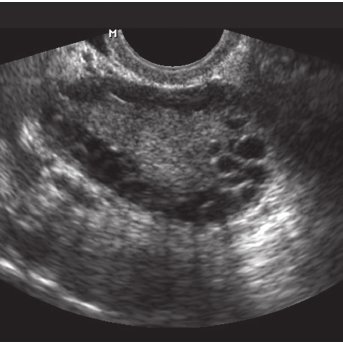
#> input picture data/raw/test/infected/img1.jpg, 343 x 343 px; its folder holds only this picture in this run
$ python -i preprocess.py   (imports and definitions only)   (older library calls are emulated)
#> lines starting #> are read from the running program, lines starting #| are printed output that depends on the picture; after the words box and inside, x2 and y2 are one past the last pixel; in counts of white or black regions, pixels touching at a corner belong together
"""Preprocesamiento de ecografías ováricas (módulo de B).

Pipeline de `preprocess(entrada)`:
  1. gris + quitar marcas (flechas/anotaciones de color, texto y cruces blancos) por inpainting
  2. recortar el área útil (saca bordes negros)
  3. llevar a un tamaño común (INTER_AREA al achicar)  -> reduce pistas de resolución
  4. filtro de speckle (mediana, gaussiano, bilateral, nlm, lee, kuan, frost)
  5. contraste (global, clahe, estirar)

El tamaño común se aplica ANTES de filtrar: el speckle de una imagen de 984x848 y el de una
de 300x300 no son comparables hasta que tienen la misma resolución.

Uso:
    from preprocess import preprocess
    img = preprocess("data/clean/infected/x.jpg", filtro="mediana", contraste="clahe")
"""
from pathlib import Path

import cv2
import numpy as np
from PIL import Image
from scipy import signal


# ---------------------------------------------------------------- lectura
# [4 lines left out: function leer, not called in this run]


def a_gris(rgb):
    return cv2.cvtColor(rgb, cv2.COLOR_RGB2GRAY)


# ---------------------------------------------------------------- marcas
def _componentes_chicas(binaria, area_max):
    """Máscara con solo las componentes conexas de área <= area_max."""
    n, lab, stats, _ = cv2.connectedComponentsWithStats(binaria.astype(np.uint8), connectivity=8)
    ids = np.where(stats[:, cv2.CC_STAT_AREA] <= area_max)[0]
    ids = ids[ids > 0]
    return np.isin(lab, ids)


def mascara_marcas(rgb, sat_min=0.55, val_min=0.45, max_frac_color=0.03,
                   quitar_texto=True, max_frac_texto=0.002, max_frac_total=0.15, dilatar=3):
    """Máscara (uint8 0/255) de anotaciones: color muy saturado (flechas, calibres) y
    componentes blancas chicas (texto, cruces). Las zonas grandes de color (Doppler) y los
    tintes suaves de toda la imagen NO se enmascaran. Si la máscara cubriría más de
    `max_frac_total` de la imagen se descarta (es un tinte, no una anotación)."""
#> called with sat_min = 0.55, val_min = 0.45, max_frac_color = 0.03, quitar_texto = True, max_frac_texto = 0.002, max_frac_total = 0.15, dilatar = 3
    hsv = cv2.cvtColor(rgb, cv2.COLOR_RGB2HSV)
#> hsv: shape (343, 343, 3); mean H, S, V 165.7, 13.2, 76
    s = hsv[..., 1] / 255.0
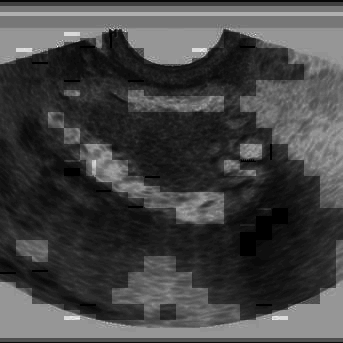
#> s: shape (343, 343) float64; min 0, max 0.192, mean 0.0518; drawn with min black and max white
    v = hsv[..., 2] / 255.0
    n = rgb.shape[0] * rgb.shape[1]
#> n = 117649
    color = (s >= sat_min) & (v >= val_min)
#> color: shape (343, 343) bool; every value is 0
    m = _componentes_chicas(color, int(max_frac_color * n))
#> in _componentes_chicas, `n, lab, stats, _ = cv2.connectedComponentsWithStats(binaria.astype(np...`: lab: shape (343, 343) int32; every value is 0
#> in _componentes_chicas, `n, lab, stats, _ = cv2.connectedComponentsWithStats(binaria.astype(np...`: n = 1; stats = [[0, 0, 343, 343, 117649]]
#> in _componentes_chicas, `ids = np.where(stats[:, cv2.CC_STAT_AREA] <= area_max)[0]`: ids = empty array
    if quitar_texto:
        blanco = a_gris(rgb) >= 245
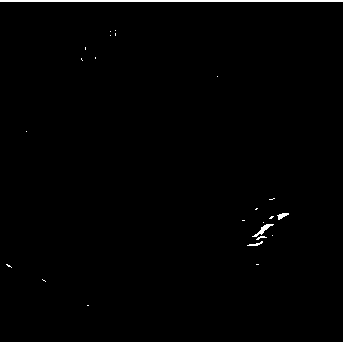
#> blanco: shape (343, 343) bool; 1.1% white; 25 white regions (19 under 20 px), largest, box (x1, y1, x2, y2) and area: (0, 0, 343, 2) 686, (0, 342, 343, 343) 343, (252, 224, 274, 237) 81, (277, 213, 289, 220) 45, (247, 241, 263, 246) 33, (256, 236, 267, 240) 20
        m |= _componentes_chicas(blanco, max(30, int(max_frac_texto * n)))
#> call 2 of _componentes_chicas, with area_max = 235
#> in _componentes_chicas (call 2), `n, lab, stats, _ = cv2.connectedComponentsWithStats(binaria.astype(np...`: lab: shape (343, 343) int32; 26 distinct labels, from 0 to 25
#> in _componentes_chicas (call 2), `n, lab, stats, _ = cv2.connectedComponentsWithStats(binaria.astype(np...`: n = 26; stats = 26 rows, first 6: [0, 2, 343, 340, 116383], [0, 0, 343, 2, 686], [110, 31, 1, 1, 1], [115, 30, 1, 1, 1], [115, 33, 1, 3, 3], [110, 35, 1, 1, 1]
#> in _componentes_chicas (call 2), `ids = np.where(stats[:, cv2.CC_STAT_AREA] <= area_max)[0]`: ids = 23 values from 2 to 24
#> in _componentes_chicas (call 2), `return np.isin(lab, ids)`:
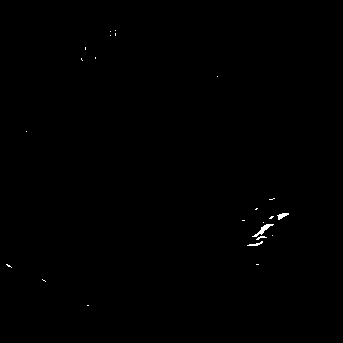
#> returned value: shape (343, 343) bool; 0.2% white in thin lines or dots, all inside (x1, y1, x2, y2) = (6, 30, 289, 306)
    if m.mean() > max_frac_total:
        return np.zeros(m.shape, np.uint8)
    m = m.astype(np.uint8) * 255
    if dilatar > 0 and m.any():
        m = cv2.dilate(m, np.ones((3, 3), np.uint8), iterations=dilatar)
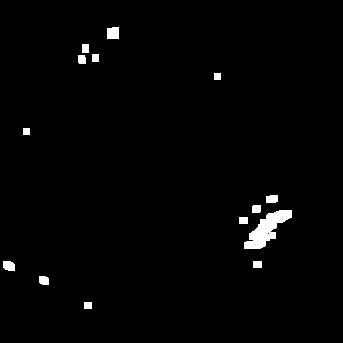
#> m: shape (343, 343); 1.5% white; 14 white regions, largest, box (x1, y1, x2, y2) and area: (244, 210, 292, 249) 858, (107, 27, 119, 39) 139, (3, 261, 15, 271) 105
    return m


def quitar_marcas(rgb, **kw):
    """Devuelve (gris sin marcas, máscara usada)."""
    gris = a_gris(rgb)
    m = mascara_marcas(rgb, **kw)
    if m.any():
        gris = cv2.inpaint(gris, m, 3, cv2.INPAINT_TELEA)
    return gris, m


# ---------------------------------------------------------------- geometría
# [65 lines left out: functions recortar_util, a_tamano, _locales, frost, wiener, homomorfico and 1 more, not called in this run]


FILTROS = {"ninguno": lambda im: im}
# [6 lines not run here, left out]
FILTROS["wiener3"] = lambda im: wiener(im, 3)
FILTROS["wiener5"] = lambda im: wiener(im, 5)
FILTROS["homomorfico"] = homomorfico
FILTROS["homomorfico_wiener3"] = lambda im: homomorfico_wiener(im, 3)


# [4 lines left out: function filtrar, not called in this run]


# ---------------------------------------------------------------- contraste
CONTRASTES = {
    "ninguno": lambda im: im,
    "global": cv2.equalizeHist
}


def contrastar(img, metodo="ninguno"):
    return CONTRASTES[metodo](img)


# ---------------------------------------------------------------- pipeline
# [39 lines left out: functions base, preprocess, ssi, beta, entropia, not called in this run]

>>> import cv2
>>> picture = cv2.cvtColor(cv2.imread('../data/raw/test/infected/img1.jpg'), cv2.COLOR_BGR2RGB)
>>> result = quitar_marcas(picture)

$ run again, on data/raw/test/infected/img10.jpg
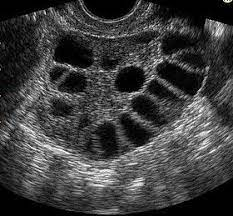
#> input picture data/raw/test/infected/img10.jpg, 233 x 216 px
#> hsv: shape (216, 233, 3); mean H, S, V 1.1, 0.8, 61.7
#> color: shape (216, 233) bool; every value is 0
#> lab: shape (216, 233) int32; every value is 0
#> in _componentes_chicas, `n, lab, stats, _ = cv2.connectedComponentsWithStats(binaria.astype(np...`: n = 1; stats = [[0, 0, 233, 216, 50328]]
#> ids = empty array
#> in mascara_marcas, `blanco = a_gris(rgb) >= 245`:
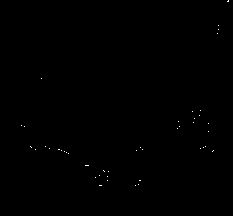
#> blanco: shape (216, 233) bool; 0.11% white in thin lines or dots, all inside (x1, y1, x2, y2) = (21, 0, 229, 186)
#> lab: shape (216, 233) int32; 45 distinct labels, from 0 to 44
#> in _componentes_chicas (call 2), `n, lab, stats, _ = cv2.connectedComponentsWithStats(binaria.astype(np...`: n = 45; stats = 45 rows, first 6: [0, 0, 233, 216, 50272], [227, 0, 2, 2, 3], [218, 25, 1, 1, 1], [218, 29, 1, 1, 1], [217, 33, 1, 1, 1], [41, 78, 1, 1, 1]
#> in quitar_marcas, `gris = cv2.inpaint(gris, m, 3, cv2.INPAINT_TELEA)`:
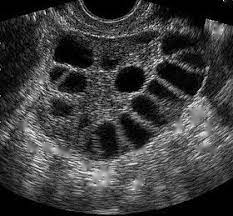
#> gris: shape (216, 233); min 0, max 244, mean 60.9

$ run again, on data/raw/test/infected/img2.jpg
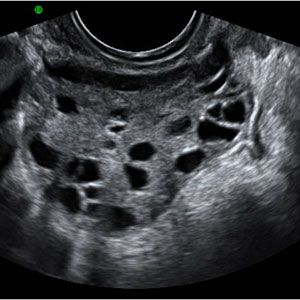
#> input picture data/raw/test/infected/img2.jpg, 300 x 300 px
#> hsv: shape (300, 300, 3); mean H, S, V 88.4, 25.9, 59.9
#> in mascara_marcas, `s = hsv[..., 1] / 255.0`:
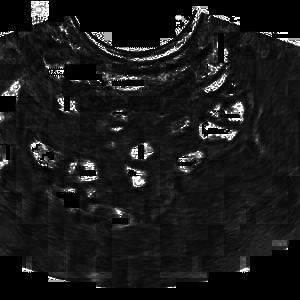
#> s: shape (300, 300) float64; min 0, max 1, mean 0.102
#> color: shape (300, 300) bool; 0.04% white; 1 white region, box (x1, y1, x2, y2) and area: (35, 6, 42, 13) 33
#> in _componentes_chicas, `n, lab, stats, _ = cv2.connectedComponentsWithStats(binaria.astype(np...`: n = 2; stats = [[0, 0, 300, 300, 89967], [35, 6, 7, 7, 33]]
#> ids = [1]
#> blanco: shape (300, 300) bool; 0.02% white in thin lines or dots, all inside (x1, y1, x2, y2) = (186, 60, 267, 151)
#> lab: shape (300, 300) int32; 9 distinct labels, from 0 to 8
#> in mascara_marcas, `m = cv2.dilate(m, np.ones((3, 3), np.uint8), iterations=dilatar)`:
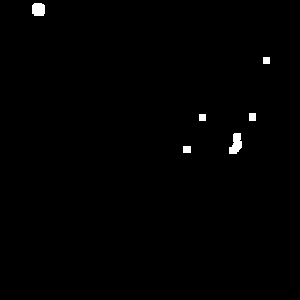
#> m: shape (300, 300); 0.62% white; 6 white regions, box (x1, y1, x2, y2) and area: (229, 133, 242, 154) 189, (32, 3, 45, 16) 156, (249, 113, 256, 121) 56, (183, 146, 191, 153) 56, (263, 57, 270, 64) 49, (199, 114, 206, 121) 49
